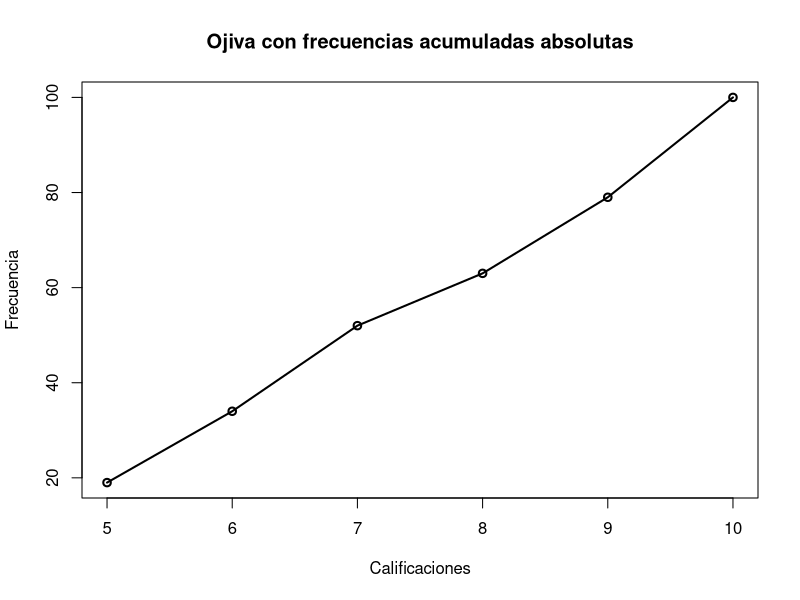
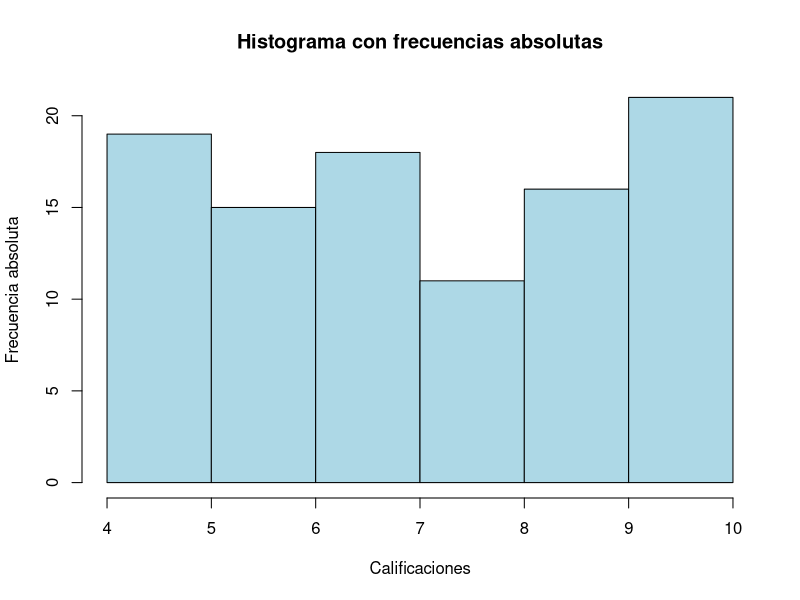
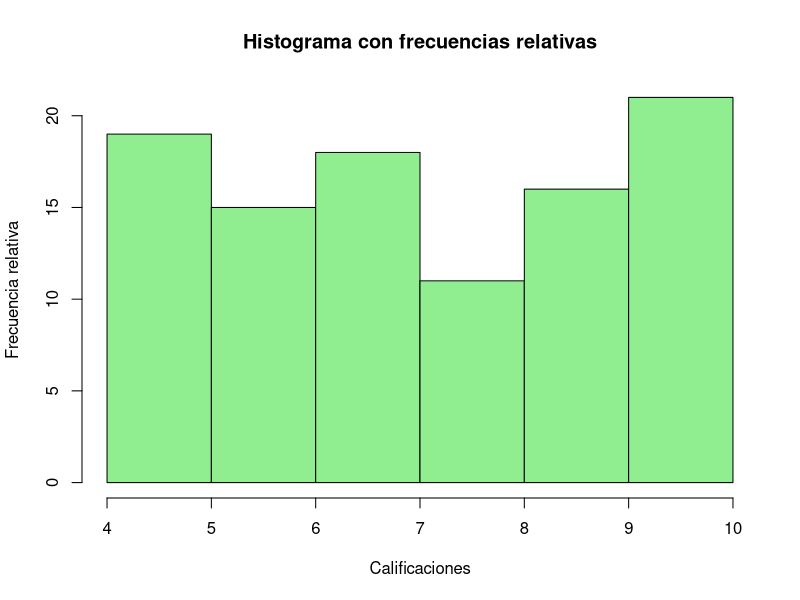
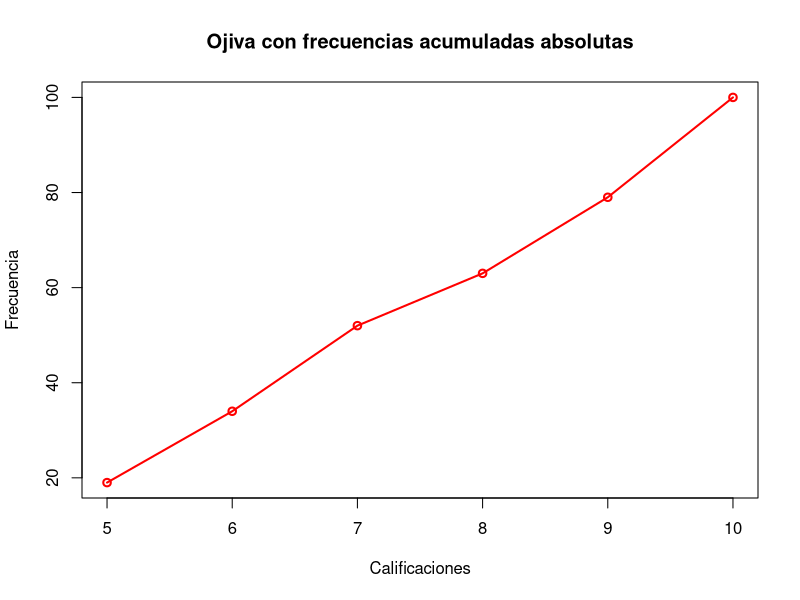
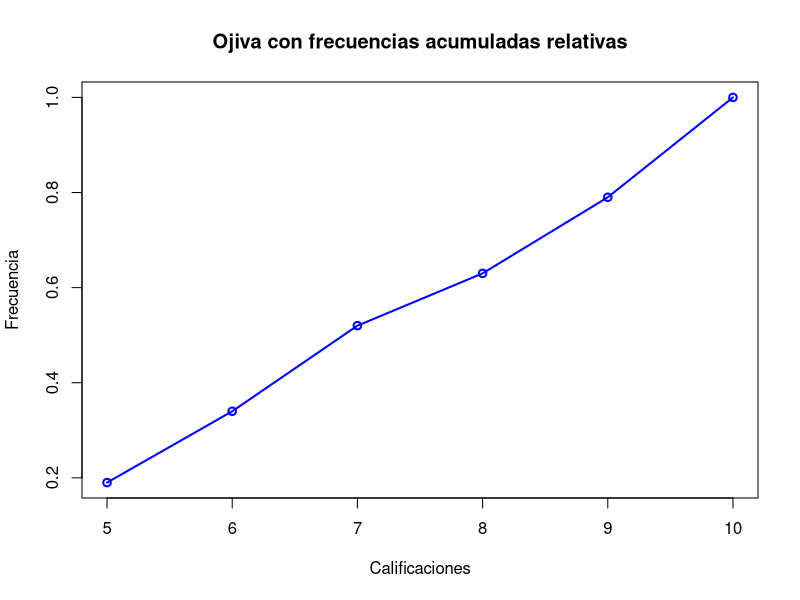

The R script that drew these images, in order:
## ---- chunk 1
set.seed(123)
calificaciones <- sample(c(5,7,8,9), size = 30, replace = TRUE)
calificaciones
## ---- chunk 2
# Frecuencia absoluta
f_abs <- table(calificaciones)

# Frecuencia relativa
f_rel <- prop.table(f_abs)

# Frecuencia acumulada absoluta
fa_abs <- cumsum(f_abs)

# Frecuencia acumulada relativa
fa_rel <- cumsum(f_rel)
## ---- chunk 3
# Creamos la tabla mediante un dataframe
tabla <- data.frame(calificaciones = names(f_abs), #names devuelve los valores que pueden tomar los datos de memor a mayor"
                    f_absoluta = as.vector(f_abs), #as.vector() solo nos da la frecuencia sin considerar el valor
                    f_relativa = round(as.vector(f_rel),2),
                    fa_acumulada = as.vector(fa_abs),
                    fr_acumulada = round(as.vector(fa_rel),2))
tabla
## ---- chunk 4
set.seed(123)
calificaciones <- sample(c(5,6,7,8,9,10), size = 100, replace = TRUE)
calificaciones
## ---- chunk 5
# Frecuencia absoluta
f_abs <- table(calificaciones)

# Frecuencia relativa
f_rel <- prop.table(f_abs)

# Frecuencia acumulada absoluta
fa_abs <- cumsum(f_abs)

# Frecuencia acumulada relativa
fa_rel <- cumsum(f_rel)
## ---- chunk 6
# Creamos la tabla mediante un dataframe
tabla <- data.frame(calificaciones = names(f_abs), #names devuelve los valores que pueden tomar los datos de memor a mayor"
                    f_absoluta = as.vector(f_abs), #as.vector() solo nos da la frecuencia sin considerar el valor
                    f_relativa = round(as.vector(f_rel),2),
                    fa_acumulada = as.vector(fa_abs),
                    fr_acumulada = round(as.vector(fa_rel),2))
tabla
## ---- chunk 7
# Ojiva con frecuencias acumuladas
plot(names(f_abs), fa_abs, type = "o", xlab = "Calificaciones", ylab = "Frecuencia", main = "Ojiva con frecuencias acumuladas absolutas", lwd = 2, col = "black")
## ---- chunk 8
hist(calificaciones, main = "Histograma con frecuencias absolutas", xlab = "Calificaciones", ylab = "Frecuencia absoluta", col = "lightblue", breaks = c(4,5,6,7,8,9,10))
## ---- chunk 9
hist(calificaciones, main = "Histograma con frecuencias relativas", xlab = "Calificaciones", ylab = "Frecuencia relativa", col = "lightgreen", breaks = c(4,5,6,7,8,9,10))
## ---- chunk 10
plot(names(f_abs), fa_abs, type = "o", xlab = "Calificaciones", ylab = "Frecuencia", main = "Ojiva con frecuencias acumuladas absolutas", lwd = 2, col = "red")
## ---- chunk 11
plot(names(f_abs), fa_rel, type = "o", xlab = "Calificaciones", ylab = "Frecuencia", main = "Ojiva con frecuencias acumuladas relativas", lwd = 2, col = "blue")
